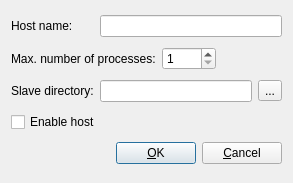
<?xml version="1.0" encoding="UTF-8"?>
<ui version="4.0" stdsetdef="1">
  <author></author>
  <comment></comment>
  <exportmacro></exportmacro>
  <class>SIG_EditHostDialogBase</class>
  <widget class="QDialog" name="SIG_EditHostDialogBase">
    <property name="geometry">
      <rect>
        <x>0</x>
        <y>0</y>
        <width>293</width>
        <height>183</height>
      </rect>
    </property>
    <property name="windowTitle">
      <string>Edit host...</string>
    </property>
    <layout class="QGridLayout">
      <property name="margin">
        <number>11</number>
      </property>
      <property name="spacing">
        <number>6</number>
      </property>
      <item row="1" column="0" rowspan="1" colspan="2">
        <layout class="QHBoxLayout">
          <property name="margin">
            <number>0</number>
          </property>
          <property name="spacing">
            <number>6</number>
          </property>
          <item>
            <widget class="QLabel" name="textlabelMaximalNumberOfProcesss">
              <property name="text">
                <string>Max. number of processes:</string>
              </property>
              <property name="wordWrap">
                <bool>false</bool>
              </property>
            </widget>
          </item>
          <item>
            <widget class="QSpinBox" name="spinboxMaximalNumberOfProcesses">
              <property name="maximum">
                <number>1000</number>
              </property>
              <property name="minimum">
                <number>1</number>
              </property>
              <property name="value">
                <number>1</number>
              </property>
            </widget>
          </item>
          <item>
            <spacer name="Spacer14">
              <property name="sizeHint">
                <size>
                  <width>20</width>
                  <height>20</height>
                </size>
              </property>
              <property name="sizeType">
                <enum>QSizePolicy::Expanding</enum>
              </property>
              <property name="orientation">
                <enum>Qt::Horizontal</enum>
              </property>
            </spacer>
          </item>
        </layout>
      </item>
      <item row="4" column="0" rowspan="1" colspan="2">
        <layout class="QHBoxLayout">
          <property name="margin">
            <number>0</number>
          </property>
          <property name="spacing">
            <number>6</number>
          </property>
          <item>
            <spacer name="sliderOKCancel">
              <property name="sizeHint">
                <size>
                  <width>20</width>
                  <height>20</height>
                </size>
              </property>
              <property name="sizeType">
                <enum>QSizePolicy::Expanding</enum>
              </property>
              <property name="orientation">
                <enum>Qt::Horizontal</enum>
              </property>
            </spacer>
          </item>
          <item>
            <widget class="QPushButton" name="pushbuttonOK">
              <property name="text">
                <string>&amp;OK</string>
              </property>
              <property name="default">
                <bool>true</bool>
              </property>
            </widget>
          </item>
          <item>
            <widget class="QPushButton" name="pushbuttonCancel">
              <property name="text">
                <string>&amp;Cancel</string>
              </property>
            </widget>
          </item>
        </layout>
      </item>
      <item row="2" column="1">
        <layout class="QHBoxLayout">
          <property name="margin">
            <number>0</number>
          </property>
          <property name="spacing">
            <number>6</number>
          </property>
          <item>
            <widget class="QLineEdit" name="lineeditSlaveDirectory"/>
          </item>
          <item>
            <widget class="QToolButton" name="toolbuttonSlaveDirectory">
              <property name="text">
                <string>...</string>
              </property>
            </widget>
          </item>
        </layout>
      </item>
      <item row="2" column="0">
        <widget class="QLabel" name="textlabelSlaveDirectory">
          <property name="text">
            <string>Slave directory:</string>
          </property>
          <property name="wordWrap">
            <bool>false</bool>
          </property>
        </widget>
      </item>
      <item row="0" column="1">
        <widget class="QLineEdit" name="lineeditHostName"/>
      </item>
      <item row="0" column="0">
        <widget class="QLabel" name="textlabelHostName">
          <property name="text">
            <string>Host name:</string>
          </property>
          <property name="wordWrap">
            <bool>false</bool>
          </property>
        </widget>
      </item>
      <item row="3" column="0" rowspan="1" colspan="2">
        <widget class="QCheckBox" name="checkboxEnableHost">
          <property name="text">
            <string>Enable host</string>
          </property>
        </widget>
      </item>
    </layout>
  </widget>
  <slots>
    <slot>slotToolbuttonSlaveDirectoryClicked()</slot>
  </slots>
  <connections>
    <connection>
      <sender>pushbuttonOK</sender>
      <signal>clicked()</signal>
      <receiver>SIG_EditHostDialogBase</receiver>
      <slot>accept()</slot>
    </connection>
    <connection>
      <sender>pushbuttonCancel</sender>
      <signal>clicked()</signal>
      <receiver>SIG_EditHostDialogBase</receiver>
      <slot>reject()</slot>
    </connection>
    <connection>
      <sender>toolbuttonSlaveDirectory</sender>
      <signal>clicked()</signal>
      <receiver>SIG_EditHostDialogBase</receiver>
      <slot>slotToolbuttonSlaveDirectoryClicked()</slot>
    </connection>
  </connections>
</ui>
